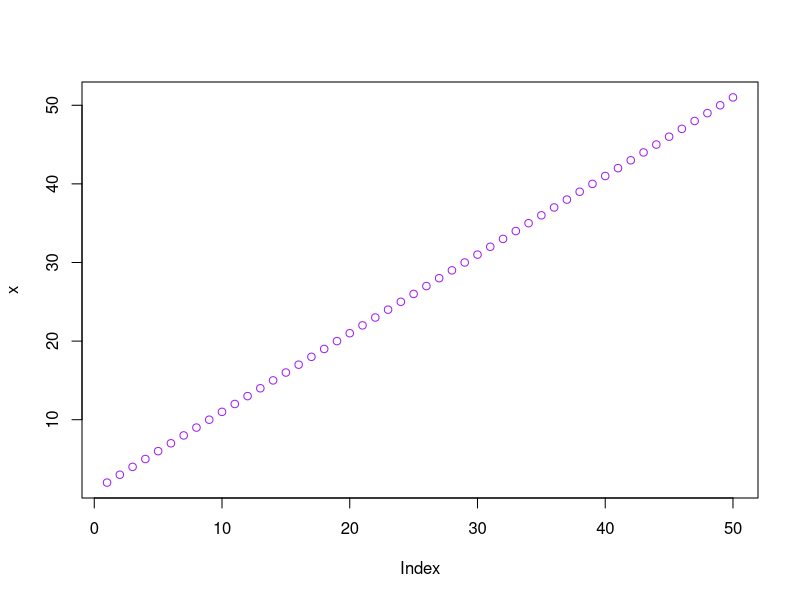
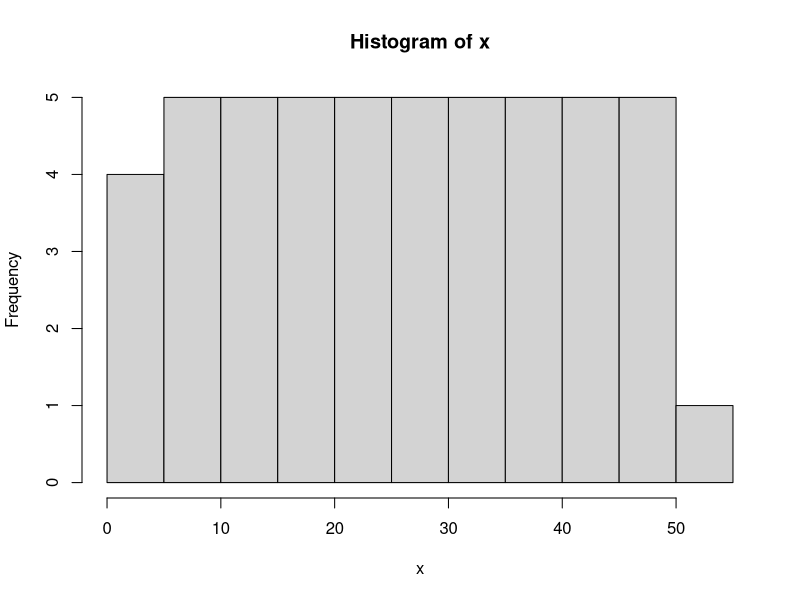
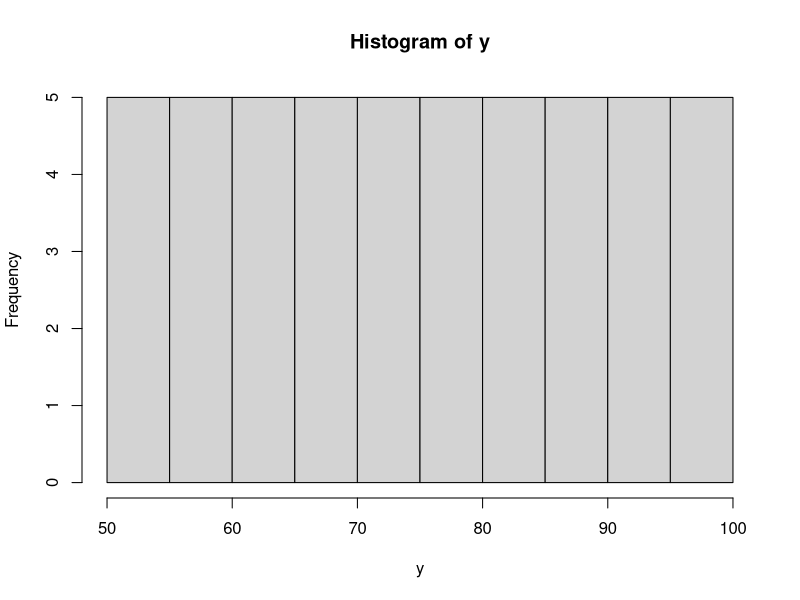
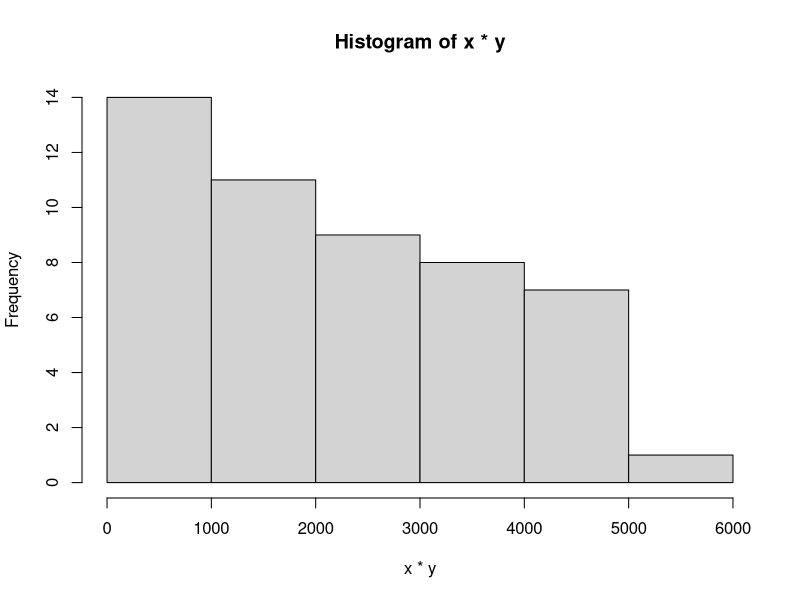

Source code (R) for these figures, in order:
## ---- chunk 1
x <- c(2:51)

x[3]

plot(x, col = "purple")

y <- c(51:100)

x + y 

x*y

x-y

x-y*y

hist(x)
hist(y)
hist(x*y)
